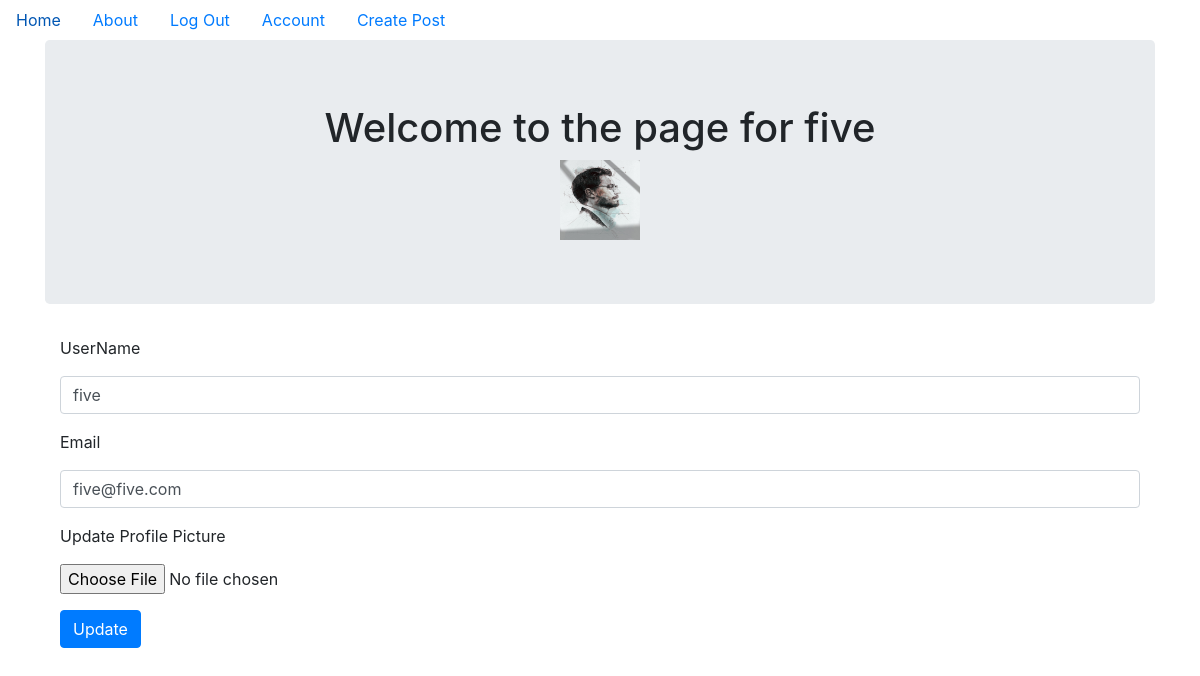
/account (signed in), run on the app's committed database.
### LETScompanyblog/models.py (models this page shows, shortened)
class User(db.Model, UserMixin):
    __tablename__ = 'users'
    id = db.Column(db.Integer, primary_key = True)
    profile_image = db.Column(db.String(20), nullable=False, default='sketch-4748895_1280.jpg')
    email = db.Column(db.String(64), unique=True, index=True)
    username = db.Column(db.String(64), unique=True, index=True)
    password_hash = db.Column(db.String(128))
    posts = db.relationship('BlogPost', backref='author', lazy=True)

### LETScompanyblog/users/views.py (the view)
@users.route("/account", methods=['GET', 'POST'])
@login_required
def account():
    form = UpdateUserForm()
    if form.validate_on_submit():
        print(form)
        if form.picture.data:
            username = current_user.username
            pic = add_profile_pic(form.picture.data,username)
            current_user.profile_image = pic
        current_user.username = form.username.data
        current_user.email = form.email.data
        db.session.commit()
        flash('User Account Updated')
        return redirect(url_for('users.account'))
    elif request.method == 'GET':
        form.username.data = current_user.username
        form.email.data = current_user.email
    profile_image = url_for('static', filename='profile_pics/' + current_user.profile_image)
    return render_template('account.html', profile_image=profile_image, form=form)

### LETScompanyblog/users/forms.py (shortened to what this page needs)
class UpdateUserForm(FlaskForm):
    email = StringField('Email', validators=[DataRequired(), Email()])
    username = StringField('UserName', validators=[DataRequired()])
    picture = FileField('Update Profile Picture', validators=[FileAllowed(['jpg', 'png'])])
    submit = SubmitField('Update')

### LETScompanyblog/models.py (called while the page is built)
@login_manager.user_loader
def load_user(user_id):
    return User.query.get(user_id)

### LETScompanyblog/templates/account.html (shortened to what this page needs)
{% extends "base.html" %}
{% block content %}
<div class="jumbotron">
  <div align='center'>
    <h1>Welcome to the page for {{current_user.username}}</h1>
    <img align='center' src="{{ url_for('static', filename='profile_pics/' + current_user.profile_image) }}" class="profile-image">
  </div>
</div>
<div class="container">
  <form method="POST" action="" enctype="multipart/form-data">
    <div class="form-group">
      {{ form.username.label(class="form-group") }}
      {{ form.username(class='form-control') }}
    </div>
    <div class="form-group">
      {{ form.email.label(class="form-group") }}
      {{ form.email(class='form-control') }}
    </div>
    <div class="form-group">
      {{ form.picture.label(class="form-group") }}
      {{ form.picture(class="form-control-file") }}
    </div>
    <div class="form-group">
        {{ form.submit(class="btn btn-primary") }}
    </div>
  </form>
</div>
{% endblock content %}

### LETScompanyblog/templates/account.html (style rules this page uses)
.profile-image { width: 5rem; height: 5rem; }

### data on the page
User: username "five", profile_image (picture), email "five@five.com"
